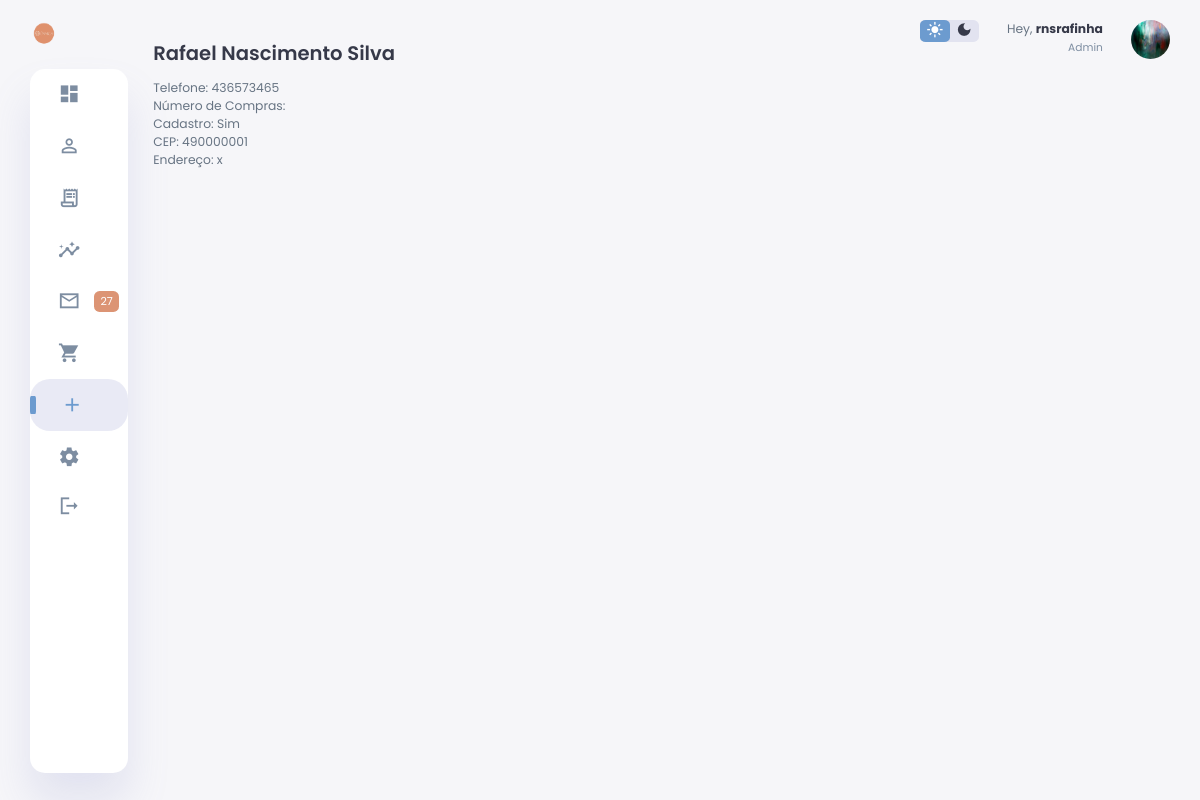
Screenshot of /adicionais/clientDetails.php?clientId=1 (signed in) with the database file from the repository.
### tables this page shows
CREATE TABLE IF NOT EXISTS `clientes` (
  `id` bigint(10) unsigned NOT NULL AUTO_INCREMENT,
  `nome` varchar(50) DEFAULT NULL,
  `telefone` varchar(15) DEFAULT NULL,
  `cep` text DEFAULT NULL,
  `address` text DEFAULT NULL,
  `cadastrado` int(11) DEFAULT NULL,
  KEY `id` (`id`)
);

### adicionais/clientDetails.php (the view, shortened to what this page needs)
<?php
include("../faterzin/verificar_login.php");
$clientId = $_GET['clientId'];
$query = "SELECT * FROM clientes WHERE id = $clientId";
$result = mysqli_query($conn, $query);
if(mysqli_num_rows($result) > 0) {
    $user = mysqli_fetch_assoc($result);
    $nome = $user['nome'];
    $telefone = $user['telefone'];
    $cep = $user['cep'];
    $endereco = $user['address'];
    $cadastro = $user['cadastrado'] == 1 ? 'Sim' : 'Não';
} else {
    echo "Usuário não encontrado.";
}
?>
<!DOCTYPE html>
<html lang="en">
<head>
    <link rel="stylesheet" href="../css/equipe.css">
</head>
<body>
    <div class="container">
        <aside>
            <div class="toggle">
                <div class="logo">
                    <img src="../images/bolinha.png">
                </div>
            </div>
            <div class="sidebar">
                <a href="../dashboard.php">
                    <span class="material-icons-sharp">
                    </span>
                </a>
                <a href="../equipe.php">
                    <span class="material-icons-sharp">
                    </span>
                </a>
                <a href="../vendas.php">
                    <span class="material-icons-sharp">
                    </span>
                </a>
                <a href="../analytics.php">
                    <span class="material-icons-sharp">
                    </span>
                </a>
                <a href="../tickets.php">
                    <span class="material-icons-sharp">
                    </span>
                    <span class="message-count">27</span>
                </a>
                <a href="../produtos.php">
                    <span class="material-icons-sharp">
                    </span>
                </a>
                <a href="../clientes.php" class="active">
                    <span class="material-icons-sharp">
                    </span>
                </a>
                <a href="../configuracoes.php">
                    <span class="material-icons-sharp">
                    </span>
                </a>
                <a href="../faterzin/logout.php">
                    <span class="material-icons-sharp">
                    </span>
                </a>
            </div>
        </aside>
        <main>
            <div class="recent-orders">
                <h2><?php echo $nome ?></h2>
            </div>
            <div>
                <p>Telefone: <?php echo $telefone ?></p>
                <P>Número de Compras: <?php $totaldecompras ?></P>
                <p>Cadastro: <?php echo $cadastro ?></p>
                <p>CEP: <?php echo $cep ?></p>
                <p>Endereço: <?php echo $endereco ?></p>
            </div>
        </main>
        <div class="right-section">
            <div class="nav">
                <div class="dark-mode">
                    <span class="material-icons-sharp active">
                    </span>
                    <span class="material-icons-sharp">
                    </span>
                </div>
                <div class="profile">
                    <div class="info">
                        <p>Hey, <b><?php echo $_SESSION['usuario'] ?></b></p>
                        <small class="text-muted">Admin</small>
                    </div>
                    <div class="profile-photo">
                        <img src="../images/profile-1.jpg">
                    </div>
                </div>
            </div>
    </div>
</body>
</html>

### css/equipe.css (style rules this page uses)
:root { --color-primary: #6C9BCF; --color-danger: #dc9474; --color-success: #1B9C85; --color-warning: #F7D060; --color-white: #fff; --color-info-dark: #7d8da1; --color-dark: #363949; --color-light: rgba(132, 139, 200, 0.18); --color-dark-variant: #677483; --color-background: #f6f6f9; --cor-primaria--:#dc9474 ; --cor-secundaria--:#f1e8dc ; --cor-terciaria--:#522a18; --cor-4--:#594136; --cor-das-letras--:#6e361d ; --cor-do-icone--:#a1291b; --card-border-radius: 2rem; --border-radius-1: 0.4rem; --border-radius-2: 1.2rem; --card-padding: 1.8rem; --padding-1: 1.2rem; --box-shadow: 0 2rem 3rem var(--color-light); }
* { margin: 0; padding: 0; outline: 0; appearance: 0; border: 0; text-decoration: none; box-sizing: border-box; }
html { font-size: 14px; }
body { width: 100vw; height: 100vh; font-family: 'Poppins', sans-serif; font-size: 0.88rem; user-select: none; overflow-x: hidden; color: var(--color-dark); background-color: var(--color-background); }
a { color: var(--color-dark); }
img { display: block; width: 100%; object-fit: cover; }
h2 { font-weight: 600; font-size: 1.4rem; }
small { font-size: 0.76rem; }
p { color: var(--color-dark-variant); }
b { color: var(--color-dark); }
.text-muted { color: var(--color-info-dark); }
.container { display: grid; width: 96%; margin: 0 auto; gap: 1.8rem; grid-template-columns: 12rem auto 23rem; }
aside { height: 100vh; }
aside .toggle { display: flex; align-items: center; justify-content: space-between; margin-top: 1.4rem; }
aside .toggle .logo { display: flex; gap: 0.5rem; align-items: center; }
aside .toggle .logo img { width: 2rem; height: 2rem; align-items: center; }
aside .sidebar { display: flex; flex-direction: column; background-color: var(--color-white); box-shadow: var(--box-shadow); border-radius: 15px; height: 88vh; position: relative; top: 1.5rem; transition: all 0.3s ease; }
aside .sidebar a { display: flex; align-items: center; color: var(--color-info-dark); height: 3.7rem; gap: 1rem; position: relative; margin-left: 2rem; transition: all 0.3s ease; }
aside .sidebar a span { font-size: 1.6rem; transition: all 0.3s ease; }
aside .sidebar a:last-child { position: absolute; bottom: 2rem; width: 100%; }
aside .sidebar a.active { width: 100%; color: var(--color-primary); background-color: var(--color-light); margin-left: 0; border-radius: 20px; }
aside .sidebar a.active::before { content: ''; width: 6px; height: 18px; background-color: var(--color-primary); border-radius: 20%; }
aside .sidebar a.active span { color: var(--color-primary); margin-left: calc(1rem - 3px); border-radius: 20%; }
aside .sidebar .message-count { background-color: var(--color-danger); padding: 2px 6px; color: var(--color-white); font-size: 11px; border-radius: var(--border-radius-1); }
main { margin-top: 1.4rem; }
main .recent-orders { margin-top: 1.3rem; }
main .recent-orders h2 { margin-bottom: 0.8rem; }
.right-section { margin-top: 1.4rem; }
.right-section .nav { display: flex; justify-content: end; gap: 2rem; }
.right-section .dark-mode { background-color: var(--color-light); display: flex; justify-content: space-between; align-items: center; height: 1.6rem; width: 4.2rem; cursor: pointer; border-radius: var(--border-radius-1); }
.right-section .dark-mode span { font-size: 1.2rem; width: 50%; height: 100%; display: flex; align-items: center; justify-content: center; }
.right-section .dark-mode span.active { background-color: var(--color-primary); color: white; border-radius: var(--border-radius-1); border-radius: 20%; }
.right-section .nav .profile { display: flex; gap: 2rem; text-align: right; }
.right-section .nav .profile .profile-photo { width: 2.8rem; height: 2.8rem; border-radius: 50%; overflow: hidden; }
@media screen and (max-width: 1200px) { .container { width: 95%; grid-template-columns: 7rem auto 23rem; } }
@media screen and (max-width: 1200px) { aside .sidebar a { width: 5.6rem; } }
@media screen and (max-width: 1200px) { aside .sidebar a:last-child { position: relative; margin-top: 1.8rem; } }

### rows the page displays
clientes: nome "Rafael Nascimento Silva", telefone "436573465", cadastrado "Sim", cep "490000001", address "x"

### other values shown
$_SESSION['usuario'] "rnsrafinha"
